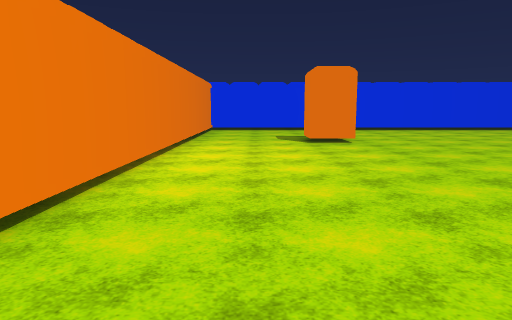
[1] (above)

16 first-person views from a walk through a Unity game level. The camera is 1.5 m above the floor, tilts 8° down and sees 70° across. The floor is counted in squares, 1 m on a side. Each view is taken from the middle of a square. On the plan, view 1 faces up. The plan holds only what a view shows up to about 16 squares ahead; the rest is blank. The place goes on beyond the plan. Surface patterns are stand-ins for the level's own textures.

[2]
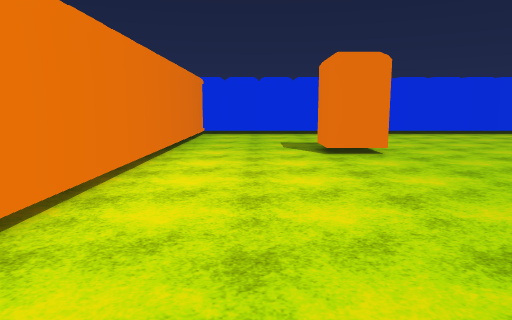

[3]
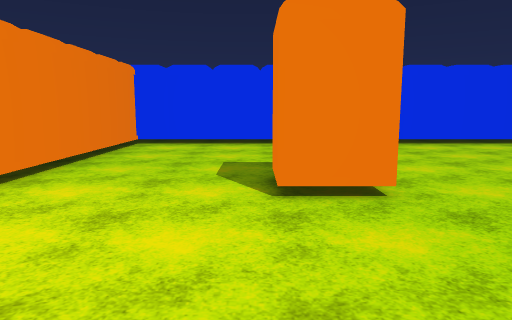

[4]
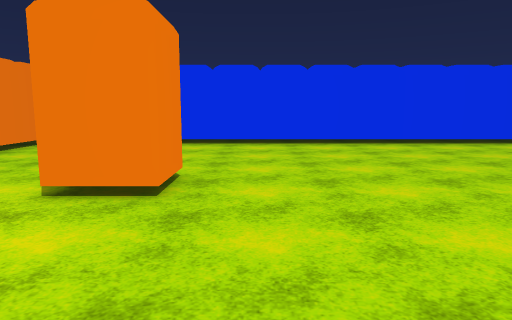

[5]
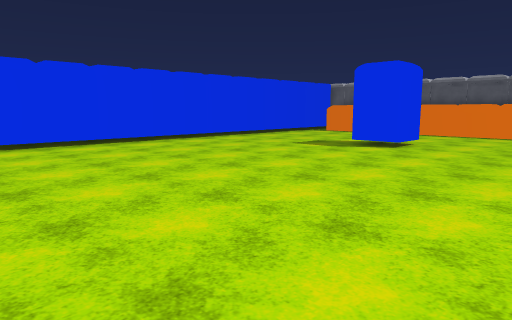

[6]
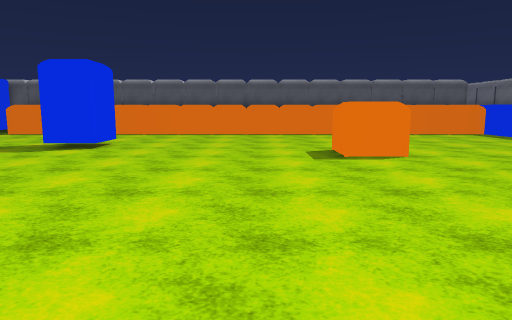

[7]
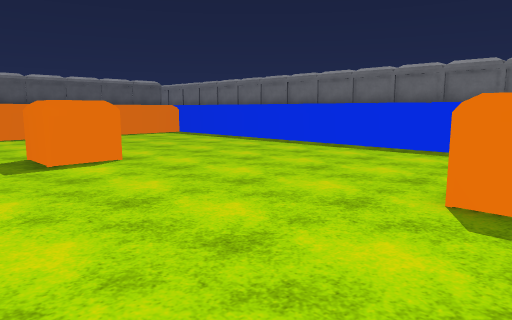

[8]
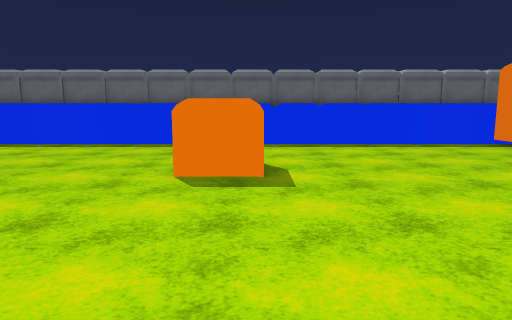

[9]
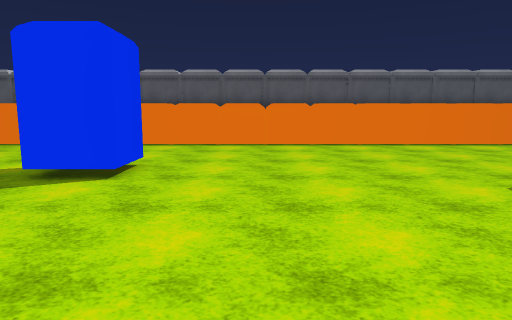

[10]
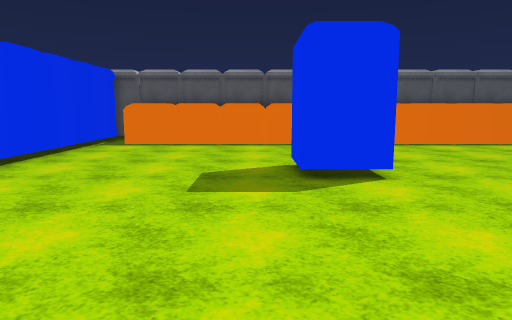

[11]
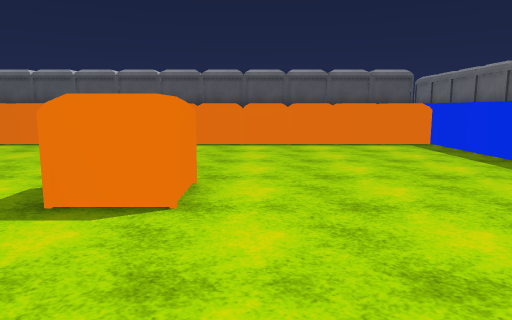

[12]
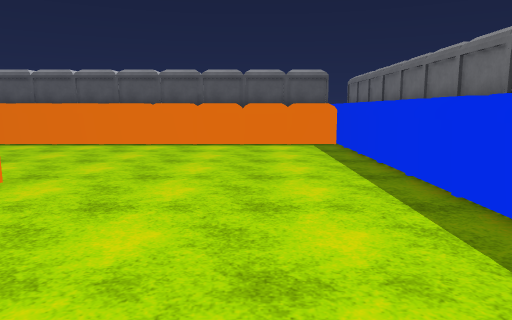

[13]
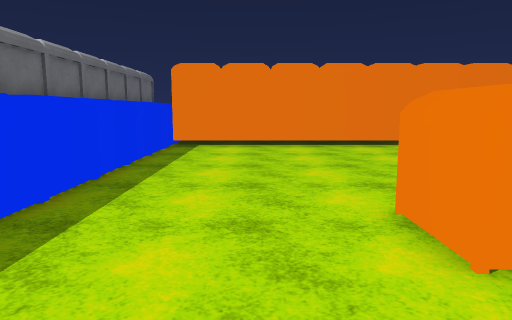

[14]
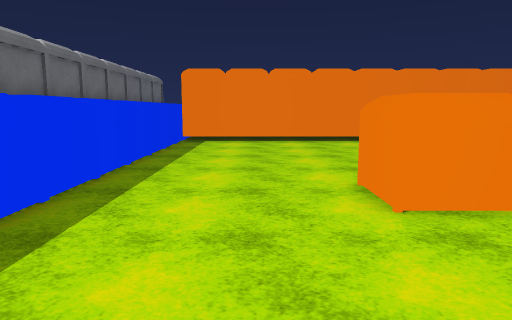

[15]
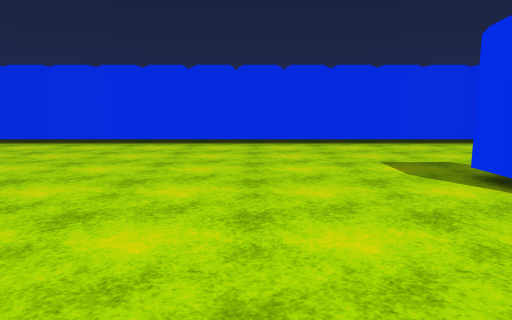

[16]
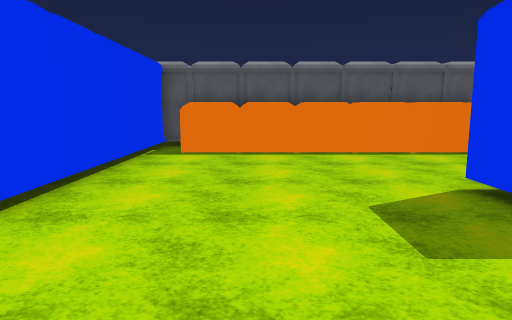

### Floor plan
Points are (right, up) in squares from view 1. A wall is a line through its corners. A room is listed if a view was taken in it or the views show most of it. See-through windows are left out.
Room 1 (views 1, 2, 3, 4, 5, 6, 7, 8, 9, 10, 11, 12, 13, 14, 15, 16)
walls: (19.5, 5.3) (17.5, 5.3) (17.5, 7.1) (19.5, 7.1); (6.7, 4) (8.7, 4) (8.7, 2.1) (6.7, 2.1); (21.9, 16.1) (19.9, 16.1) (19.9, 18) (21.9, 18); (4.3, 18.1) (4.3, 16.1) (2.5, 16.1) (2.5, 18.1); (27.6, -3.5) (27.6, 24.6); (29.6, 24.7) (29.6, 25.7) (-3.1, 25.7) (-3.1, -3.5); (-3.5, -3.5) (28, -3.5)

Positions as (right, up) in squares from view 1, and headings:
1: (0, 0), facing up
2: (0, 4), facing up
3: (2, 10), facing up
4: (6, 10), facing up
5: (6, 10), facing up-right
6: (6, 10), facing right
7: (7, 10), facing down-right
8: (7, 12), facing down
9: (12, 13), facing right
10: (12, 19), facing right
11: (12, 4), facing right
12: (12, 0), facing right
13: (12, 0), facing left
14: (14, 0), facing left
15: (15, 10), facing up
16: (15, 22), facing right
